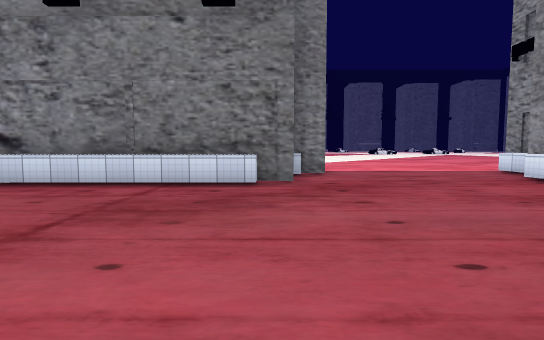
view 1 (above)

16 first-person views from a walk through a scene from a Unity 3-D project. The camera is 1.3 m above the floor, tilts 4° down and sees 85° across. The floor is counted in squares, 2 m on a side. Each view is taken from the middle of a square. On the plan, view 1 faces up. The plan holds only what a view shows up to about 9 squares ahead; the rest is blank. The place goes on beyond the plan. The player character is not drawn. Some surface patterns are stand-ins.

view 2
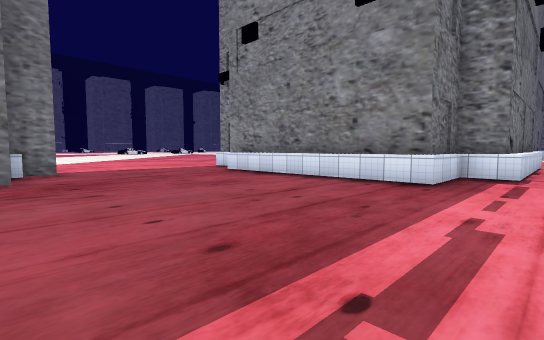

view 3
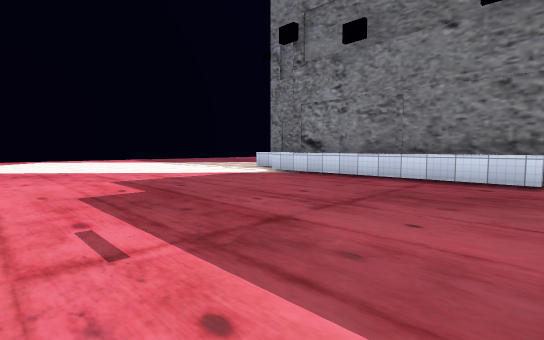

view 4
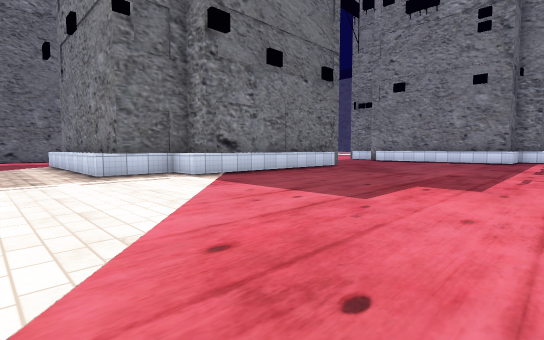

view 5
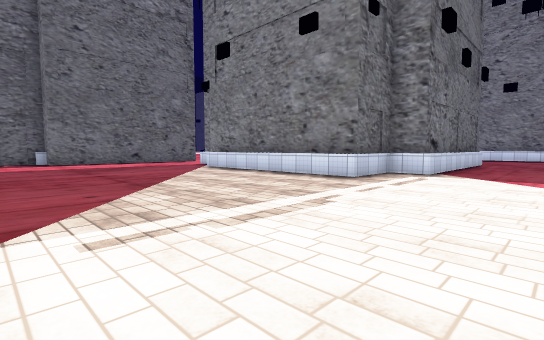

view 6
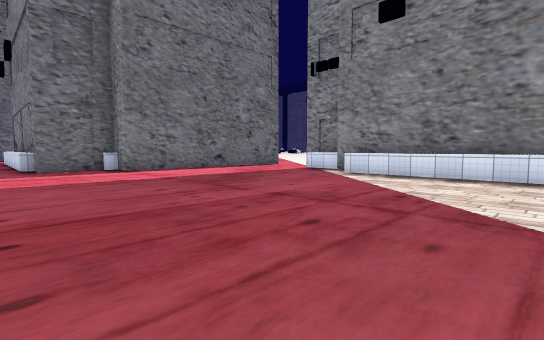

view 7
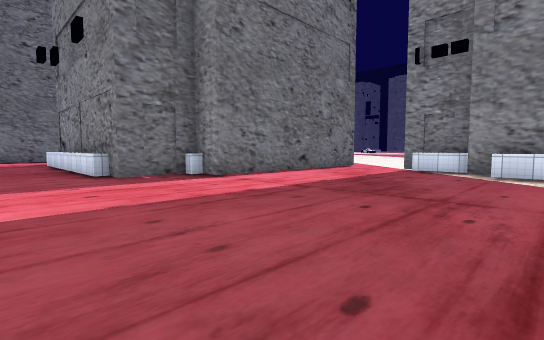

view 8
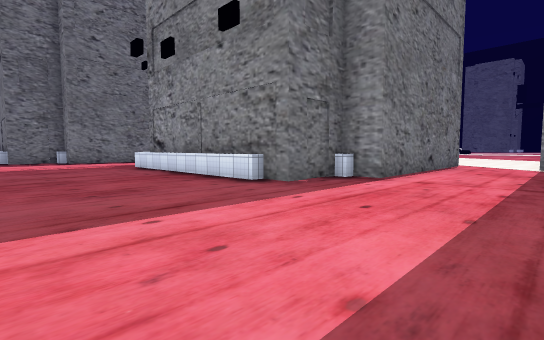

view 9
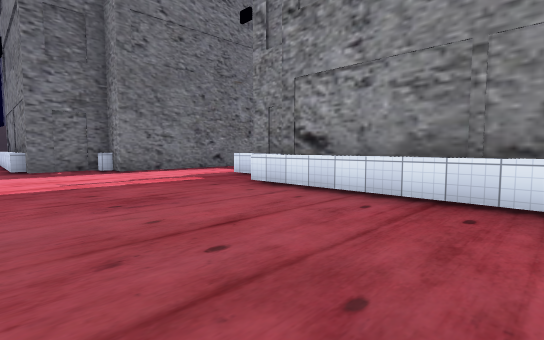

view 10
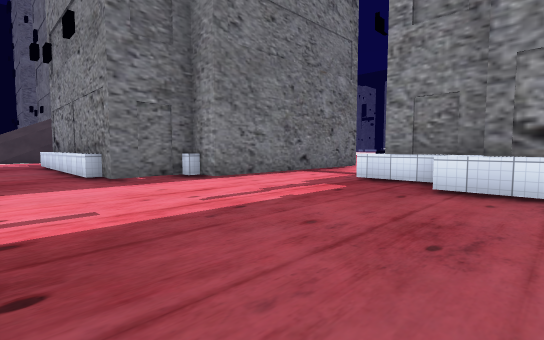

view 11
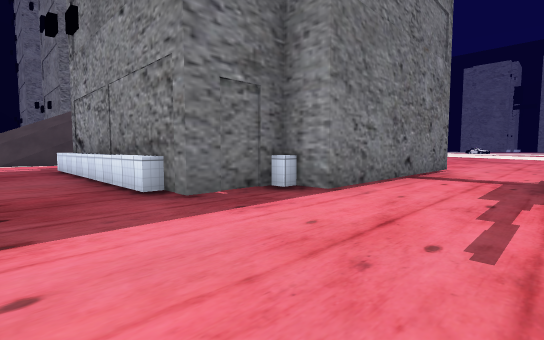

view 12
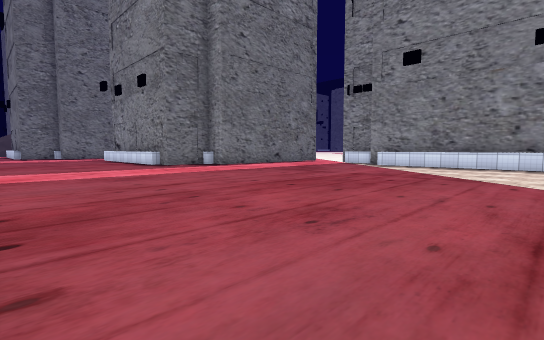

view 13
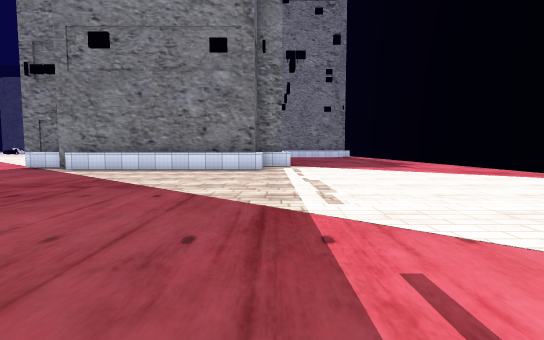

view 14
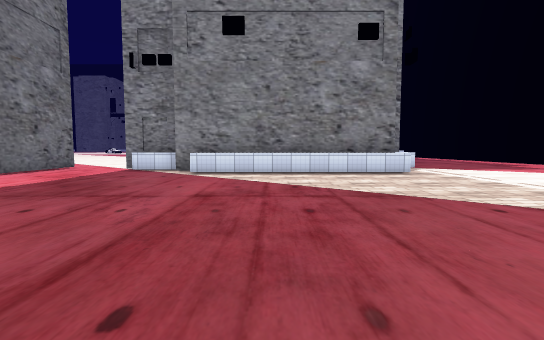

view 15
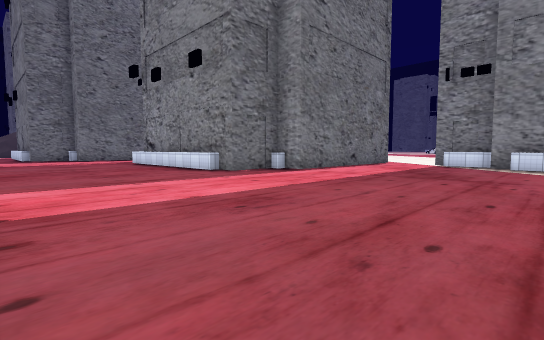

view 16
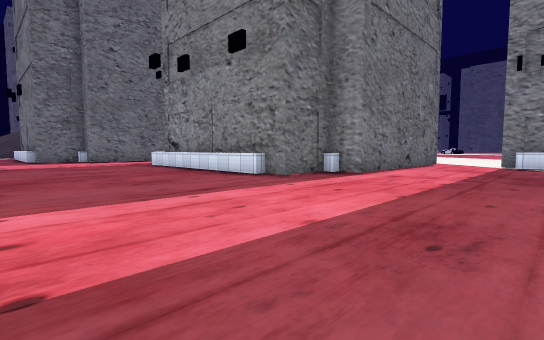

### Floor plan
Points are (right, up) in squares from view 1. A wall is a line through its corners. A room is listed if a view was taken in it or the views show most of it. See-through windows are left out.
Room 1 (views 1, 2, 3, 4, 5, 6, 7, 8, 9, 10, 11, 12, 13, 14, 15, 16)
walls: (-7.2, 12.8) (-7.2, 14.3); (-6.7, 12.9) (-6.7, 14.6); (-7, 16.8) (-12, 16.8) (-12, 17.7) (-13.9, 17.7) (-13.9, 23.9); (-13.7, 18.4) (-14.2, 18.4) (-14.2, 24.5); (-0.2, 5.3) (-6.3, 5.3) (-6.3, 6.3) (-8.1, 6.3) (-8.1, 12.3); (0.5, 5.6) (-5.8, 5.6) (-5.8, 6.5) (-7.6, 6.5) (-7.6, 12.8); (-12.9, 24) (-12.9, 25.8); (-13.2, 24.5) (-13.2, 26.2); (-15.2, 28.6) (-15.2, 29.5) (-17.1, 29.5) (-17.1, 35.5); (-15.1, 29.2) (-15.6, 29.2); (-17.4, 30.1) (-17.4, 35.5); (9.5, -0.1) (7.9, -0.1) (7.9, 0.8) (6, 0.8) (6, 7.1); (9.5, -0.4) (7.3, -0.4) (7.3, 0.6) (5.5, 0.6) (5.5, 6.5)
ways out: opening at (-13.5, 27.5); opening at (-6.5, 15.5); opening at (3, 7)

Where each view was taken, in squares from view 1:
view 1: 0 up, 0 right, facing up
view 2: 1 down, 0 right, facing up-right
view 3: 1 down, 0 right, facing up-left
view 4: 1 down, 10 left, facing up-right
view 5: 3 up, 14 left, facing up-right
view 6: 8 up, 15 left, facing up-right
view 7: 11 up, 16 left, facing up-right
view 8: 14 up, 18 left, facing up-right
view 9: 20 up, 18 left, facing up-right
view 10: 23 up, 19 left, facing up-right
view 11: 26 up, 19 left, facing up-right
view 12: 7 up, 19 left, facing up-right
view 13: 6 up, 17 left, facing right
view 14: 10 up, 16 left, facing right
view 15: 11 up, 19 left, facing up-right
view 16: 13 up, 19 left, facing up-right
